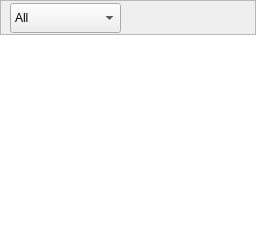
           <widget class="QWidget" name="pageStarred">
            <layout class="QVBoxLayout" name="verticalLayout_10">
             <property name="spacing">
              <number>0</number>
             </property>
             <property name="leftMargin">
              <number>0</number>
             </property>
             <property name="topMargin">
              <number>0</number>
             </property>
             <property name="rightMargin">
              <number>0</number>
             </property>
             <property name="bottomMargin">
              <number>0</number>
             </property>
             <item>
              <widget class="QFrame" name="starredOption">
               <property name="minimumSize">
                <size>
                 <width>0</width>
                 <height>35</height>
                </size>
               </property>
               <property name="maximumSize">
                <size>
                 <width>16777215</width>
                 <height>35</height>
                </size>
               </property>
               <property name="styleSheet">
                <string notr="true">QPushButton{
	color:white;
	background:none;
	font-size:14px;
	border:0px solid;
}

QPushButton:hover{
	border-radius:10px;
	background-color: rgb(102, 102, 102);
}</string>
               </property>
               <property name="frameShape">
                <enum>QFrame::StyledPanel</enum>
               </property>
               <property name="frameShadow">
                <enum>QFrame::Raised</enum>
               </property>
               <widget class="QComboBox" name="comboBox_3">
                <property name="geometry">
                 <rect>
                  <x>10</x>
                  <y>3</y>
                  <width>111</width>
                  <height>30</height>
                 </rect>
                </property>
                <property name="styleSheet">
                 <string notr="true">color:white；</string>
                </property>
                <item>
                 <property name="text">
                  <string>All</string>
                 </property>
                </item>
                <item>
                 <property name="text">
                  <string>None</string>
                 </property>
                </item>
                <item>
                 <property name="text">
                  <string>Read</string>
                 </property>
                </item>
                <item>
                 <property name="text">
                  <string>Unread</string>
                 </property>
                </item>
                <item>
                 <property name="text">
                  <string>Starred</string>
                 </property>
                </item>
                <item>
                 <property name="text">
                  <string>Unstarred</string>
                 </property>
                </item>
               </widget>
               <widget class="QPushButton" name="btn_refresh_2">
                <property name="geometry">
                 <rect>
                  <x>130</x>
                  <y>6</y>
                  <width>22</width>
                  <height>22</height>
                 </rect>
                </property>
                <property name="text">
                 <string/>
                </property>
                <property name="icon">
                 <iconset resource="img.qrc">
                  <normaloff>:/img/refresh.png</normaloff>:/img/refresh.png</iconset>
                </property>
                <property name="iconSize">
                 <size>
                  <width>14</width>
                  <height>14</height>
                 </size>
                </property>
               </widget>
               <widget class="QPushButton" name="btn_left_2">
                <property name="geometry">
                 <rect>
                  <x>610</x>
                  <y>6</y>
                  <width>22</width>
                  <height>22</height>
                 </rect>
                </property>
                <property name="text">
                 <string/>
                </property>
                <property name="icon">
                 <iconset resource="img.qrc">
                  <normaloff>:/img/left.png</normaloff>:/img/left.png</iconset>
                </property>
               </widget>
               <widget class="QPushButton" name="btn_right_2">
                <property name="geometry">
                 <rect>
                  <x>640</x>
                  <y>6</y>
                  <width>22</width>
                  <height>22</height>
                 </rect>
                </property>
                <property name="text">
                 <string/>
                </property>
                <property name="icon">
                 <iconset resource="img.qrc">
                  <normaloff>:/img/right.png</normaloff>:/img/right.png</iconset>
                </property>
               </widget>
              </widget>
             </item>
             <item>
              <widget class="QFrame" name="starredContent">
               <property name="frameShape">
                <enum>QFrame::NoFrame</enum>
               </property>
               <property name="frameShadow">
                <enum>QFrame::Raised</enum>
               </property>
               <layout class="QVBoxLayout" name="verticalLayout_16">
                <property name="spacing">
                 <number>0</number>
                </property>
                <property name="leftMargin">
                 <number>0</number>
                </property>
                <property name="topMargin">
                 <number>0</number>
                </property>
                <property name="rightMargin">
                 <number>0</number>
                </property>
                <property name="bottomMargin">
                 <number>0</number>
                </property>
                <item>
                 <widget class="QListWidget" name="listWidgetStarred">
                  <property name="styleSheet">
                   <string notr="true">border:0px;</string>
                  </property>
                 </widget>
                </item>
               </layout>
              </widget>
             </item>
            </layout>
           </widget>
